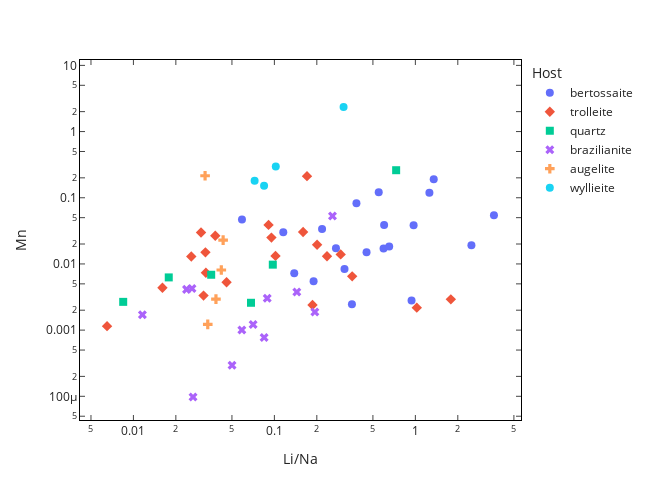

Notebook code cell kept with this figure:
### Code cell
# --- plot binary graphs

x = "Li/Na"
y = "Mn"

fig = px.scatter(df_FI, x=x, y=y,
                 hover_data=["piece",'field','analysis',"Info",'sample'],
                 width=650, height=500,
                symbol = "Host", color="Host",
                log_x=True, log_y=True,
#                 labels={
#                      x: "Mn (mol/L)",
#                      y: "Alkalis (mol/L)"}
                )

fig.update_layout(plot_bgcolor="white",template="simple_white")

fig.update_traces(marker=dict(size=8),
                  selector=dict(mode='markers'))

fig.update_xaxes(ticks='inside',zeroline=True,linecolor="black",showgrid=False,mirror= "allticks")
fig.update_yaxes(ticks='inside',zeroline=True,linecolor="black",showgrid=False,mirror= "allticks")

# fig.update_xaxes(range=(-4,-1))
# fig.update_yaxes(range=(-4,-1))

# fig.update_xaxes(tickvals=[0,1,2,3,4,5,6,7])

# fig.write_image(base_dir+"plot_binary_AlkalisMn.pdf");
fig.show()

### Figure 1 — Plotly figure (JSON) as saved in the notebook; plotly's stock layout.template omitted (floating-point values rounded to 4 significant figures; data arrays with more than 128 entries replaced by an {"elided": "..."} marker saying what was removed)
{"data": [{"customdata": {"elided": "39x5 str values"}, "hovertemplate": "Host=bertossaite<br>Li/Na=%{x}<br>Mn=%{y}<br>piece=%{customdata[0]}<br>field=%{customdata[1]}<br>analysis=%{customdata[2]}<br>Info=%{customdata[3]}<br>sample=%{customdata[4]}<extra></extra>", "legendgroup": "bertossaite", "marker": {"color": "#636efa", "size": 8, "symbol": "circle"}, "mode": "markers", "name": "bertossaite", "orientation": "v", "showlegend": true, "type": "scatter", "x": [0, 0.3549, 0.5948, 1.709, 0.4506, 0.1897, 0.6521, 3.61, 0, 0.9397, 0.1319, 0.05891, 0, 0.5585, 0, 2.499, 0, 0, 0, 1.258, 0.1156, 0, 1.35, 0.1383, 3.01, 0, 0.2734, 0.6001, 0.8595, 0, 0.5497, 0, 0.2854, 0.382, 0.3144, 0.9717, 0.2179, 0.6608, 0], "xaxis": "x", "y": [0.02063, 0.002451, 0.0171, 0, 0.01499, 0.005463, 0.01834, 0.05446, 0, 0.002801, 0, 0.04707, 0, 0, 0.05877, 0.01923, 0.01085, 0.1516, 0.02107, 0.1192, 0.03012, 0, 0.1908, 0.007262, 0, 0.05775, 0.0172, 0.03886, 0, 0.03092, 0.1216, 0, 0, 0.08247, 0.008352, 0.03825, 0.03378, 0, 0], "yaxis": "y"}, {"customdata": {"elided": "29x5 str values"}, "hovertemplate": "Host=trolleite<br>Li/Na=%{x}<br>Mn=%{y}<br>piece=%{customdata[0]}<br>field=%{customdata[1]}<br>analysis=%{customdata[2]}<br>Info=%{customdata[3]}<br>sample=%{customdata[4]}<extra></extra>", "legendgroup": "trolleite", "marker": {"color": "#EF553B", "size": 8, "symbol": "diamond"}, "mode": "markers", "name": "trolleite", "orientation": "v", "showlegend": true, "type": "scatter", "x": [0.03808, 0.01607, 0.03144, 0, 0, 0.1054, 0.1703, 0.1018, 0.03268, 1.024, 0, 0.09527, 0.04579, 0.1864, 0, 0.09091, 0.2009, 0.05538, 0, 0.07916, 0.1598, 0.02574, 1.785, 0.2953, 0.03018, 0.03243, 0.2362, 0.3562, 0.006502], "xaxis": "x", "y": [0.02672, 0.004365, 0.003326, 0.007638, 0, 0, 0.212, 0.01323, 0.00734, 0.002185, 0, 0.02498, 0.005301, 0.002392, 0, 0.03887, 0.01951, 0, 0.01306, 0, 0.03044, 0.01292, 0.002915, 0.01394, 0.02978, 0.01496, 0.01305, 0.006491, 0.001148], "yaxis": "y"}, {"customdata": [["B", "ff1b", "fi01", "qz", "BU18FA22"], ["E", "ff11b", "fi02", "Qz-exploded", "BU18FA19"], ["A", "ff2", "fi01", "", "BU18FA22"], ["A", "ff2", "fi02", "", "BU18FA22"], ["A", "ff3", "fi01", "", "BU18FA22"], ["A", "ff3", "fi04", "", "BU18FA22"], ["A", "ff3", "fi05", "", "BU18FA22"], ["A", "ff3b", "fi01", "", "BU18FA22"], ["A", "ff3b", "fi02", "", "BU18FA22"], ["E", "ff11b", "fi03", "", "BU18FA19"], ["E", "ff11b", "fi04", "", "BU18FA19"]], "hovertemplate": "Host=quartz<br>Li/Na=%{x}<br>Mn=%{y}<br>piece=%{customdata[0]}<br>field=%{customdata[1]}<br>analysis=%{customdata[2]}<br>Info=%{customdata[3]}<br>sample=%{customdata[4]}<extra></extra>", "legendgroup": "quartz", "marker": {"color": "#00cc96", "size": 8, "symbol": "square"}, "mode": "markers", "name": "quartz", "orientation": "v", "showlegend": true, "type": "scatter", "x": [0.06826, 0, 0.01781, 0, 0.09745, 0.03562, 0, 0.008464, 0, 0.7307, 0], "xaxis": "x", "y": [0.002589, 0, 0.006257, 0, 0.009756, 0.006864, 0, 0.002673, 5.417, 0.2607, 0.1019], "yaxis": "y"}, {"customdata": [["A", "ff1", "fi01", "", "BU18FA32"], ["A", "ff1", "fi03", "2shots", "BU18FA32"], ["A", "ff1", "fi06", "3shots", "BU18FA32"], ["A", "ff1", "fi09", "2shots", "BU18FA32"], ["A", "ff1", "fi011", "3shots", "BU18FA32"], ["B", "ff3", "fi01", "", "BU18FA02a"], ["B", "ff3", "fi02", "", "BU18FA02a"], ["B", "ff3", "fi03", "", "BU18FA02a"], ["B", "ff3", "fi04", "", "BU18FA02a"], ["B", "ff3", "fi05", "", "BU18FA02a"], ["B", "ff3", "fi06", "", "BU18FA02a"], ["B", "ff4", "fi01", "", "BU18FA02a"], ["B", "ff1", "fi01", "", "BU18FA32"], ["B", "ff1", "fi02", "", "BU18FA32"], ["B", "ff1", "fi03", "", "BU18FA32"], ["B", "ff1", "fi04", "", "BU18FA32"], ["B", "ff1", "fi05", "", "BU18FA32"], ["B", "ff1", "fi06", "", "BU18FA32"], ["B", "ff2", "fi06", "", "BU18FA32"], ["B", "ff2", "fi07", "", "BU18FA32"], ["B", "ff2", "fi08", "", "BU18FA32"], ["B", "ff2", "fi09b", "", "BU18FA32"]], "hovertemplate": "Host=brazilianite<br>Li/Na=%{x}<br>Mn=%{y}<br>piece=%{customdata[0]}<br>field=%{customdata[1]}<br>analysis=%{customdata[2]}<br>Info=%{customdata[3]}<br>sample=%{customdata[4]}<extra></extra>", "legendgroup": "brazilianite", "marker": {"color": "#ab63fa", "size": 8, "symbol": "x"}, "mode": "markers", "name": "brazilianite", "orientation": "v", "showlegend": true, "type": "scatter", "x": [0.01051, 0.05008, 0.07066, 0.08896, 0, 0.02381, 0.6775, 0.02603, 0.2583, 0, 0, 0.01159, 0.06165, 0.1443, 0, 0, 0, 0.1937, 0.08458, 0.05877, 0, 0.02648], "xaxis": "x", "y": [0, 0.0002942, 0.00122, 0.003021, 0, 0.004127, 0, 0.004261, 0.05299, 0, 0, 0.001705, 0, 0.003765, 0, 0.0007275, 0, 0.001883, 0.0007724, 0.001005, 0, 9.762e-05], "yaxis": "y"}, {"customdata": [["A", "ff2", "fi03", "", "BU18FA19(2)"], ["A", "ff2", "fi04", "", "BU18FA19(2)"], ["A", "ff2", "fi05", "", "BU18FA19(2)"], ["A", "ff2", "fi06", "", "BU18FA19(2)"], ["A", "ff2", "fi07", "true?", "BU18FA19(2)"], ["A", "ff1", "fi01", "", "BU18FA19(2)"], ["A", "ff1", "fi07", "2shots", "BU18FA19(2)"], ["A", "ff1", "fi08", "2shots", "BU18FA19(2)"], ["A", "ff1", "fi09", "", "BU18FA19(2)"], ["A", "ff1", "fi010", "", "BU18FA19(2)"], ["A", "ff1b", "fi01", "", "BU18FA19(2)"], ["A", "ff2b", "fi01", "", "BU18FA19(2)"]], "hovertemplate": "Host=augelite<br>Li/Na=%{x}<br>Mn=%{y}<br>piece=%{customdata[0]}<br>field=%{customdata[1]}<br>analysis=%{customdata[2]}<br>Info=%{customdata[3]}<br>sample=%{customdata[4]}<extra></extra>", "legendgroup": "augelite", "marker": {"color": "#FFA15A", "size": 8, "symbol": "cross"}, "mode": "markers", "name": "augelite", "orientation": "v", "showlegend": true, "type": "scatter", "x": [0.03224, 0, 0.03851, 0, 0, 0.04203, 0.03368, 0, 0, 0, 0, 0.04329], "xaxis": "x", "y": [0.2149, 0.04362, 0.002941, 0.03332, 0, 0.008102, 0.001219, 0.006097, 0, 0, 0, 0.0229], "yaxis": "y"}, {"customdata": [["AII", "ffC", "fi01", "", "BU18FA32"], ["AII", "ffC", "fi02", "", "BU18FA32"], ["AII", "ffC", "fi04", "", "BU18FA32"], ["AII", "ffC", "fi05", "", "BU18FA32"], ["AII", "ffC", "fi06", "", "BU18FA32"], ["AII", "ffC", "fi07", "", "BU18FA32"], ["AII", "ffC", "fi08", "", "BU18FA32"]], "hovertemplate": "Host=wyllieite<br>Li/Na=%{x}<br>Mn=%{y}<br>piece=%{customdata[0]}<br>field=%{customdata[1]}<br>analysis=%{customdata[2]}<br>Info=%{customdata[3]}<br>sample=%{customdata[4]}<extra></extra>", "legendgroup": "wyllieite", "marker": {"color": "#19d3f3", "size": 8, "symbol": "circle"}, "mode": "markers", "name": "wyllieite", "orientation": "v", "showlegend": true, "type": "scatter", "x": [0, 0.07187, 0.3097, 0, 0.08451, 0.07241, 0.1023], "xaxis": "x", "y": [0, 0, 2.347, 0, 0.1512, 0.1809, 0.297], "yaxis": "y"}], "layout": {"height": 500, "legend": {"title": {"text": "Host"}, "tracegroupgap": 0}, "margin": {"t": 60}, "plot_bgcolor": "white", "width": 650, "xaxis": {"anchor": "y", "domain": [0, 1], "linecolor": "black", "mirror": "allticks", "showgrid": false, "ticks": "inside", "title": {"text": "Li/Na"}, "type": "log", "zeroline": true}, "yaxis": {"anchor": "x", "domain": [0, 1], "linecolor": "black", "mirror": "allticks", "showgrid": false, "ticks": "inside", "title": {"text": "Mn"}, "type": "log", "zeroline": true}}}
